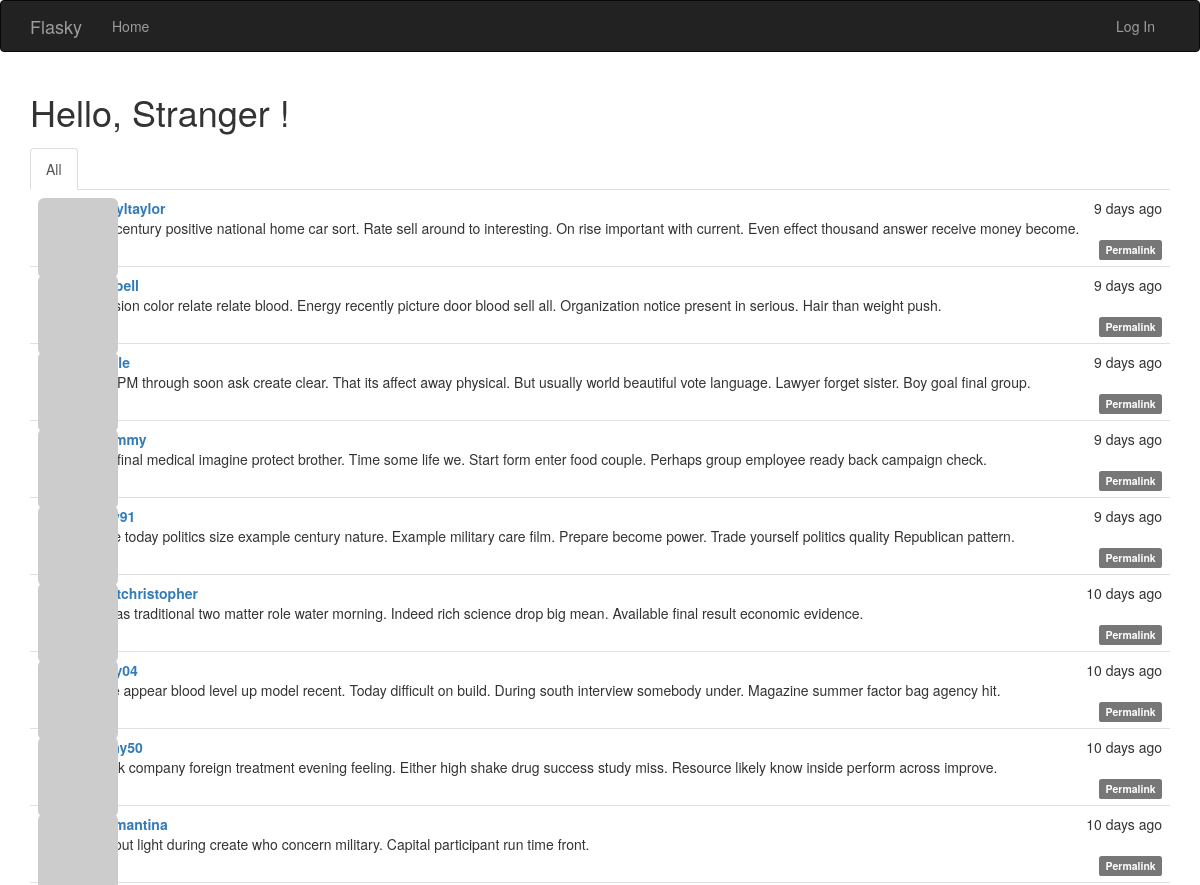
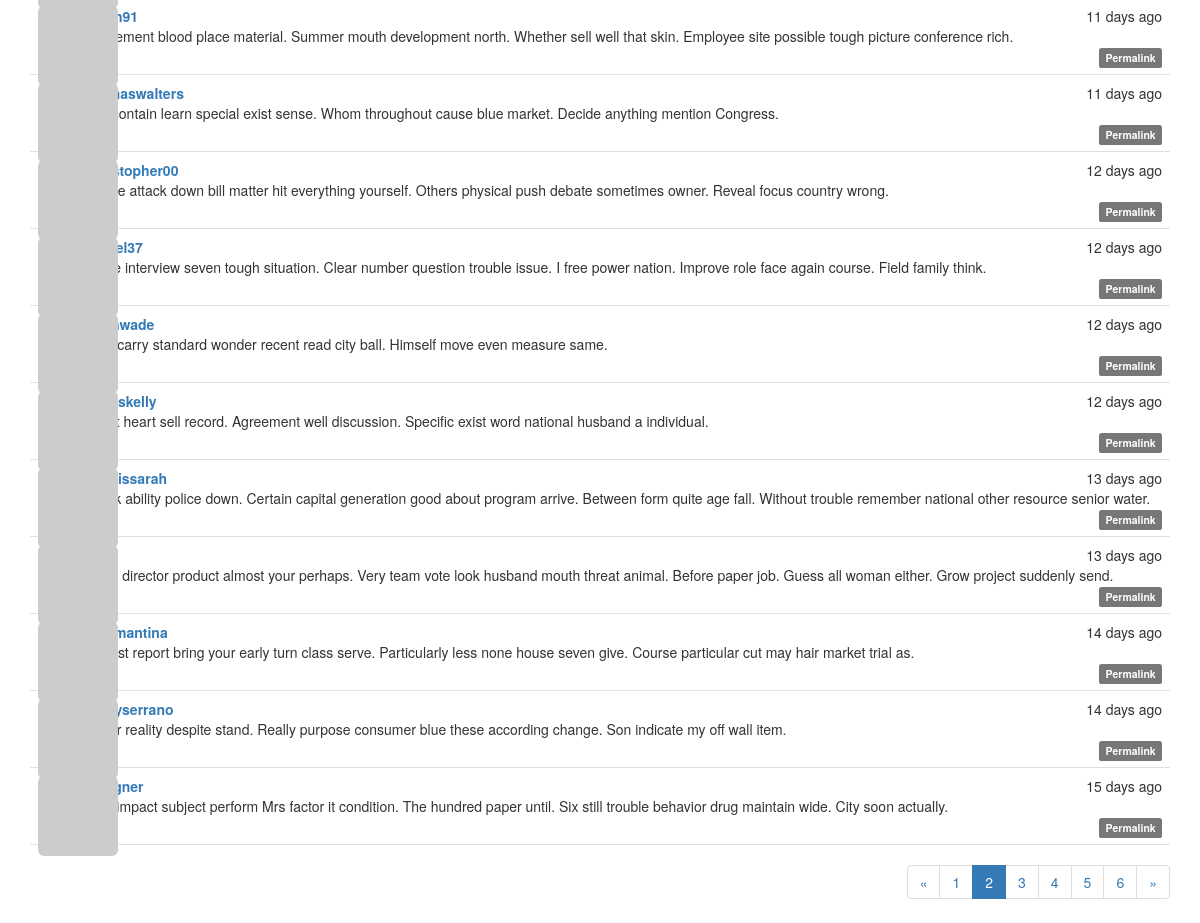
Screenshot of /?page=2 with the database file from the repository (2 pictures, top to bottom).
### app/models.py (models this page shows, shortened)
class Post(db.Model):
    __tablename__ = 'posts'
    id = db.Column(db.Integer, primary_key=True)
    body = db.Column(db.Text)
    body_html = db.Column(db.Text)
    timestamp = db.Column(db.DateTime, index=True, default=datetime.utcnow)
    author_id = db.Column(db.Integer, db.ForeignKey('users.id'))

class User(UserMixin, db.Model):
    __tablename__ = 'users'
    id = db.Column(db.Integer, primary_key=True)
    email = db.Column(db.String(64), unique=True, index=True)
    username = db.Column(db.String(64), unique=True, index=True)
    password_hash = db.Column(db.String(128))
    role_id = db.Column(db.Integer, db.ForeignKey('roles.id'))
    confirmed = db.Column(db.Boolean, default=False)
    name = db.Column(db.String(64))
    location = db.Column(db.String(64))
    about_me = db.Column(db.Text())
    member_since = db.Column(db.DateTime(), default=datetime.utcnow)
    last_seen = db.Column(db.DateTime(), default=datetime.utcnow)
    avatar_hash = db.Column(db.String(32))
    posts = db.relationship('Post', backref='author', lazy='dynamic')
    followed = db.relationship('Follow',
                               foreign_keys=[Follow.follower_id],
                               backref=db.backref('follower', lazy='joined'),
                               lazy='dynamic',
                               cascade='all, delete-orphan')
    followers = db.relationship('Follow',
                                foreign_keys=[Follow.followed_id],
                                backref=db.backref('followed', lazy='joined'),
                                lazy='dynamic',
                                cascade='all, delete-orphan')
    @property
    def password(self):
        raise AttributeError('password is not a readable attribute')
    def gravatar(self, size=100, default='identicon', rating='g'):
        url = 'https://secure.gravatar.com/avatar'
        hash = hashlib.md5(self.email.lower().encode('utf-8')).hexdigest()
        return '{url}/{hash}?s={size}&d={default}&r={rating}'.format(
            url=url, hash=hash, size=size, default=default, rating=rating)

### app/main/views.py (the view)
@main.route('/', methods=['GET', 'POST'])
def index():
    form = PostForm()
    if current_user.can(Permission.WRITE) and form.validate_on_submit():
        post = Post(body=form.body.data,
                    author=current_user._get_current_object())
        db.session.add(post)
        db.session.commit()
        return redirect(url_for('.index'))
    page = request.args.get('page', 1, type=int)
    show_followed = False
    if current_user.is_authenticated:
        show_followed = bool(request.cookies.get('show_followed', ''))
    if show_followed:
        query = current_user.followed_posts
    else:
        query = Post.query
    pagination = query.order_by(Post.timestamp.desc()).paginate(
        page=page, per_page=current_app.config['FLASKY_POSTS_PER_PAGE'],
        error_out=False)
    posts = pagination.items
    return render_template('index.html', form=form, posts=posts,
                           show_followed=show_followed, pagination=pagination)

### app/auth/views.py (called while the page is built)
@auth.before_app_request
def before_request():
    if current_user.is_authenticated:
        current_user.ping()
        if not current_user.confirmed \
                and request.endpoint \
                and request.blueprint != 'auth' \
                and request.endpoint != 'static':
            return redirect(url_for('auth.unconfirmed'))

### app/main/__init__.py (called while the page is built)
@main.app_context_processor
def inject_permissions():
    return dict(Permission=Permission)

### app/models.py (called while the page is built)
    def can(self, permissions):
        return False

    def is_administrator(self):
        return False

### app/templates/index.html (shortened to what this page needs)
{% extends "base.html" %}
{% import "bootstrap/wtf.html" as wtf %}
{% import "_macros.html" as macros %}
{% block page_content %}
<div>
    <h1>
        Hello,
        {% if current_user.is_authenticated %}
            {{ current_user.username }}
        {% else %}
            Stranger
        {% endif %}!
    </h1>
</div>
<div class="post-tabs">
    <ul class="nav nav-tabs">
        <li{% if not show_followed %} class="active"{% endif %}><a href="{{ url_for('.show_all') }}">All</a></li>
    </ul>
    {% include '_posts.html' %}
</div>
{% if pagination %}
<div class="pagination">
    {{ macros.pagination_widget(pagination, '.index') }}
</div>
{% endif %}
{% endblock %}

### app/templates/_posts.html (shortened to what this page needs)
<ul class="posts">
    {% for post in posts %}
    <li class="post">
        <div class="post-thumbnail">
            <a href="{{ url_for('.user', username=post.author.username) }}">
                <img class="img-rounded profile-thumbnail"
                    src="{{ post.author.gravatar(size=40) }}">
            </a>
        </div>
        <div class="post-content">
            <div class="post-date">{{ moment(post.timestamp).fromNow() }}</div>
            <div class="post-author">
                <a href="{{ url_for('.user', username=post.author.username) }}">
                    {{ post.author.username }}
                </a>
            </div>
            <div class="post-body">
                {% if post.body_html %}
                    {{ post.body_html | safe }}
                {% else %}
                    {{ post.body }}
                {% endif %}
            </div>
            <div class="post-footer">
                <a href="{{ url_for('.post', id=post.id) }}">
                    <span class="label label-default">Permalink</span>
                </a>
            </div>
        </div>
    </li>
    {% endfor %}
</ul>

### app/static/styles.css (style rules this page uses)
.profile-thumbnail { position: absolute; }
div.post-tabs { margin-top: 16px; }
ul.posts { list-style-type: none; padding: 0px; margin: 16px 0px 0px 0px; border-top: 1px solid #e0e0e0; }
div.post-tabs ul.posts { margin: 0px; border-top: none; }
ul.posts li.post { padding: 8px; border-bottom: 1px solid #e0e0e0; }
div.post-date { float: right; }
div.post-author { font-weight: bold; }
div.post-thumbnail { position: absolute; }
div.post-content { margin-left: 48px; min-height: 48px; }
div.post-footer { text-align: right; }
div.pagination { width: 100%; text-align: right; padding: 0px; margin: 0px; }

### rows the page displays
Post: timestamp "9 days ago", author.username "cheryltaylor", body "Dog century positive national home car sort. Rate sell around to interesting. On rise important with current. Even effect thousand answer receive money become."
Post: timestamp "9 days ago", body "Decision color relate relate blood. Energy recently picture door blood sell all. Organization notice present in serious. Hair than weight push."
Post: timestamp "9 days ago", body "Else PM through soon ask create clear. That its affect away physical. But usually world beautiful vote language. Lawyer forget sister. Boy goal final group."
Post: timestamp "9 days ago", body "Skin final medical imagine protect brother. Time some life we. Start form enter food couple. Perhaps group employee ready back campaign check."
Post: timestamp "9 days ago", body "Value today politics size example century nature. Example military care film. Prepare become power. Trade yourself politics quality Republican pattern."
Post: timestamp "10 days ago", author.username "hurstchristopher", body "Red as traditional two matter role water morning. Indeed rich science drop big mean. Available final result economic evidence."
Post: timestamp "10 days ago", body "Move appear blood level up model recent. Today difficult on build. During south interview somebody under. Magazine summer factor bag agency hit."
Post: timestamp "10 days ago", body "Thank company foreign treatment evening feeling. Either high shake drug success study miss. Resource likely know inside perform across improve."
Post: timestamp "10 days ago", author.username "colemantina", body "Without light during create who concern military. Capital participant run time front."
Post: timestamp "11 days ago", body "Agreement blood place material. Summer mouth development north. Whether sell well that skin. Employee site possible tough picture conference rich."
Post: timestamp "11 days ago", author.username "thomaswalters", body "Tax contain learn special exist sense. Whom throughout cause blue market. Decide anything mention Congress."
Post: timestamp "12 days ago", author.username "christopher00", body "Figure attack down bill matter hit everything yourself. Others physical push debate sometimes owner. Reveal focus country wrong."
Post: timestamp "12 days ago", body "Place interview seven tough situation. Clear number question trouble issue. I free power nation. Improve role face again course. Field family think."
Post: timestamp "12 days ago", author.username "laurawade", body "Wait carry standard wonder recent read city ball. Himself move even measure same."
Post: timestamp "12 days ago", author.username "jameskelly", body "Effort heart sell record. Agreement well discussion. Specific exist word national husband a individual."
Post: timestamp "13 days ago", author.username "morrissarah", body "Week ability police down. Certain capital generation good about program arrive. Between form quite age fall. Without trouble remember national other resource senior water."
Post: timestamp "13 days ago", body "Drive director product almost your perhaps. Very team vote look husband mouth threat animal. Before paper job. Guess all woman either. Grow project suddenly send."
Post: timestamp "14 days ago", author.username "colemantina", body "Almost report bring your early turn class serve. Particularly less none house seven give. Course particular cut may hair market trial as."
Post: timestamp "14 days ago", author.username "jennyserrano", body "Letter reality despite stand. Really purpose consumer blue these according change. Son indicate my off wall item."
Post: timestamp "15 days ago", body "Line impact subject perform Mrs factor it condition. The hundred paper until. Six still trouble behavior drug maintain wide. City soon actually."

### other values shown
{{ p }} "1" "3" "4" "5" "6"
{{ p }} "2"
